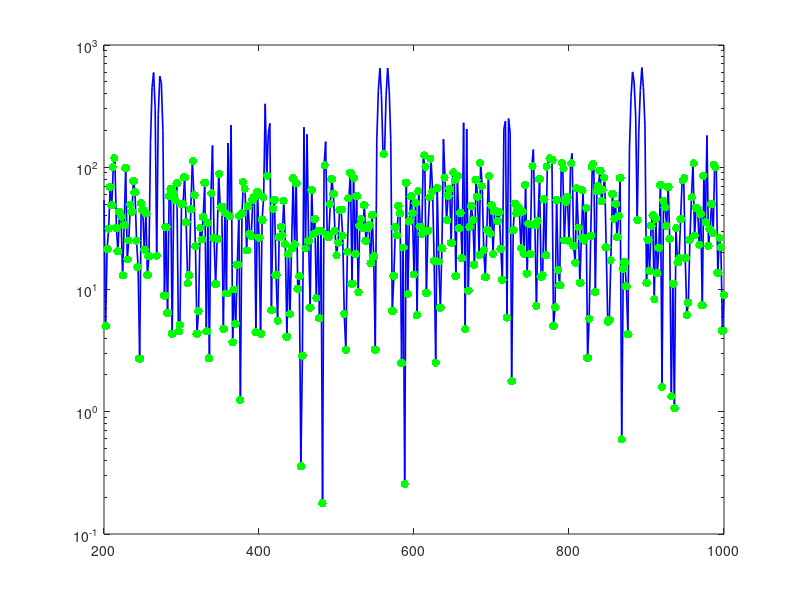

Recreate this plot in MATLAB. (Note: this script raises an error after producing the figure.)
% calcularRGT.m - RGT exact altitudes for SSO orbits with J2
function nearest = calcularRGT(h_ref, output_dir)
if nargin < 1, h_ref = 630; end
if nargin < 2, output_dir = fullfile(pwd, 'review-results', 'RGT'); end
if ~exist(output_dir, 'dir'), mkdir(output_dir); end

mu        = 3.986004418e14;
R_E       = 6378.137e3;
J2        = 1.082629989052e-3;
J3        = -2.5327e-6;
omega_E   = 7.292115373194e-5; % Earth rotation [rad/s]
omega_sol = 2*pi/(365.2421897*86400);           % Apparent solar motion [rad/s]
T_sidereal = 2*pi/omega_E;      % Sidereal rotation period [s]

h_vals  = 200:2:1000;  % km
n_h     = length(h_vals);
i_SSO      = zeros(1,n_h);
omega_nodal = zeros(1,n_h);
dotOmega   = zeros(1,n_h);
T_nodal    = zeros(1,n_h);

for k = 1:n_h
    h = h_vals(k);
    [i_SSO(k), omega_nodal(k), dotOmega(k)] = ...
        rgt_rates(h*1e3, mu, R_E, J2, J3, omega_sol);
    T_nodal(k) = 2*pi / omega_nodal(k);
end

fprintf('--- Reference at %.0f km ---\n', h_ref);
[i_ref, omega_nodal_ref, dotOmega_ref, e_ref] = ...
    rgt_rates(h_ref*1e3, mu, R_E, J2, J3, omega_sol);
Tn_ref = 2*pi / omega_nodal_ref;
fprintf('e_frozen(630 km)   = %.8f\n', e_ref);
fprintf('i_SSO(630 km)      = %.2f deg\n', i_ref);
fprintf('T_nodal(630 km)     = %.2f s\n', Tn_ref);
fprintf('omega_nodal/(omega_E-dotOmega) = %.4f\n', ...
    omega_nodal_ref / (omega_E - dotOmega_ref));
fprintf('\n');

fprintf('--- Exact RGT altitudes (D <= 30) ---\n');
fprintf('  h [km]    i_SSO [deg]    N     D    T_nodal [s]    N/D\n');
fprintf('---------------------------------------------------------\n');

tol   = 1e-10;
maxit = 100;
roots = [];

ratio_rgt = omega_nodal ./ (omega_E - dotOmega);
for D = 1:30
    N_min = ceil(D * min(ratio_rgt));
    N_max = floor(D * max(ratio_rgt));
    for N = N_min:N_max
        ha = 200e3;  % lower bound in m
        hb = 1000e3; % upper bound in m

        fa = f_RGT(ha, N, D, mu, R_E, J2, J3, omega_E, omega_sol);
        fb = f_RGT(hb, N, D, mu, R_E, J2, J3, omega_E, omega_sol);

        if fa * fb > 0
            continue;
        end

        for iter = 1:maxit
            hc = (ha + hb) / 2;
            fc = f_RGT(hc, N, D, mu, R_E, J2, J3, omega_E, omega_sol);
            if abs(fc) < tol
                break;
            end
            if fa * fc < 0
                hb = hc; fb = fc;
            else
                ha = hc; fa = fc;
            end
        end

        h_exact = hc / 1e3;
        [i_exact, omega_nodal_exact] = ...
            rgt_rates(hc, mu, R_E, J2, J3, omega_sol);
        Tn_exact = 2*pi / omega_nodal_exact;

        roots = [roots; h_exact, i_exact, N, D, Tn_exact, N/D];
        fprintf('%9.3f   %8.2f     %4d   %2d   %10.2f    %.4f\n', ...
            h_exact, i_exact, N, D, Tn_exact, N/D);
    end
end

roots = sortrows(roots, 1);

h_nearest = h_ref;
[~, idx] = min(abs(roots(:,1) - h_nearest));
fprintf('\n--- Nearest to %.0f km ---\n', h_nearest);
fprintf('h = %.3f km, i = %.2f deg, N = %d, D = %d, T_n = %.2f s\n', ...
    roots(idx,1), roots(idx,2), roots(idx,3), roots(idx,4), roots(idx,5));
fprintf('Delta h = %.1f m\n', (roots(idx,1) - h_nearest)*1e3);

% Daily longitudinal drift
residual = zeros(1, n_h);
for k = 1:n_h
    ratio_k = ratio_rgt(k);
    best_err = inf;
    for D = 1:30
        N_cand = round(ratio_k * D);
        err = abs(omega_nodal(k) - (omega_E - dotOmega(k)) * ...
            N_cand / D);
        if err < best_err
            best_err = err;
        end
    end
    residual(k) = best_err * R_E * T_sidereal / 1e3;  % km/sidereal day
end

figure('Position', [100 100 700 420]);
semilogy(h_vals, residual, 'b-', 'LineWidth', 1.2);
hold on;
for k = 1:size(roots,1)
    [~, ih] = min(abs(h_vals - roots(k,1)));
    plot(roots(k,1), residual(ih), 'g.', 'MarkerSize', 18);
end
xline(h_nearest, 'r--', 'LineWidth', 1.5);
xlabel('Altura [km]');
ylabel('Deriva longitudinal por día sideral [km/día sideral]');
title('Condición RGT para órbita SSO con J_2');
grid on;
set(gca, 'FontSize', 11);
exportgraphics(gcf, fullfile(output_dir, 'RGT_residual.pdf'), 'ContentType', 'vector');
fprintf('\nSaved RGT_residual.pdf\n');

nearest = array2table(roots(idx,:), 'VariableNames', ...
    {'Altitude_km','Inclination_deg','Orbits','Days','NodalPeriod_s','Ratio'});
writetable(nearest, fullfile(output_dir, 'nearest_rgt.csv'));
end

function [inc, omega_nodal, dotOmega, e_frozen] = ...
        rgt_rates(h_m, mu, R_E, J2, J3, omega_sol)
    a = R_E + h_m;
    n = sqrt(mu / a^3);
    ci = -(2 * a^(7/2) * omega_sol) / (3 * J2 * R_E^2 * sqrt(mu));
    ci = max(-1, min(1, ci));
    inc = acosd(ci);

    e_frozen = -J3 / (2 * J2) * (R_E / a) * sind(inc);
    p = a * (1 - e_frozen^2);
    dotOmega = -(3 * J2 * n * R_E^2 / (2 * p^2)) * cosd(inc);
    dotomega = (3 * J2 * n * R_E^2 / (4 * p^2)) * ...
        (4 - 5 * sind(inc)^2);
    dotM1 = (3 * J2 * n * R_E^2 * sqrt(1 - e_frozen^2) / (4 * p^2)) * ...
        (2 - 3 * sind(inc)^2);
    omega_nodal = n + dotM1 + dotomega;
end

function out = f_RGT(h_m, N, D, mu, R_E, J2, J3, omega_E, omega_sol)
    [~, omega_nodal, dotOmega] = ...
        rgt_rates(h_m, mu, R_E, J2, J3, omega_sol);
    out = omega_nodal - (omega_E - dotOmega) * ...
        N / D;
end
